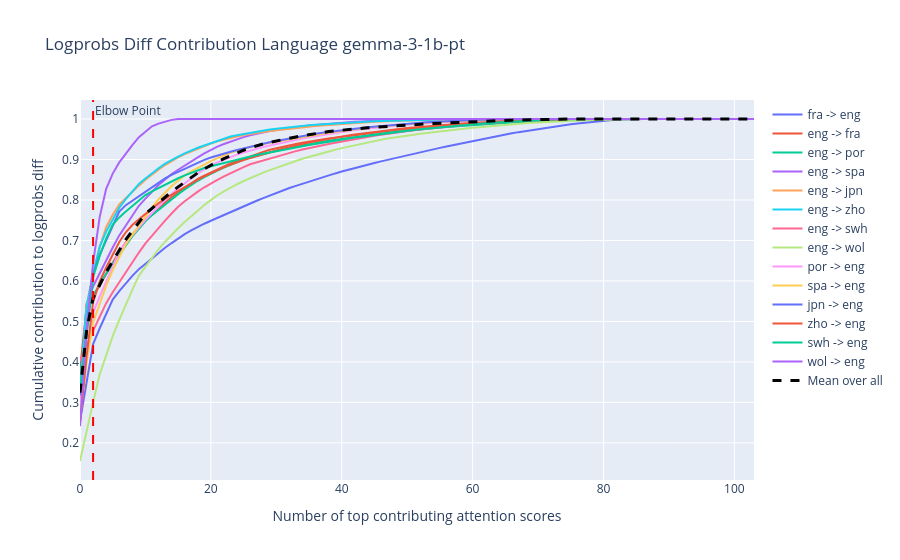

Here is the notebook cell this chart was saved with:
### Code cell
plot_logprobs_diff_contribution(
    logprobs_diff_lang,
    logprobs_diff_lang.keys(),
    title="Logprobs Diff Contribution Language gemma-3-1b-pt",
)
